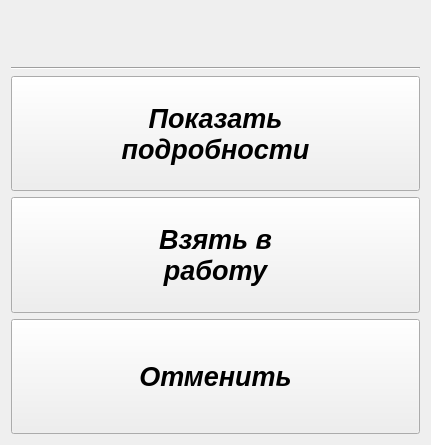
<?xml version="1.0" encoding="UTF-8"?>
<ui version="4.0">
 <class>what_to_do_dialog</class>
 <widget class="QDialog" name="what_to_do_dialog">
  <property name="geometry">
   <rect>
    <x>0</x>
    <y>0</y>
    <width>431</width>
    <height>445</height>
   </rect>
  </property>
  <property name="windowTitle">
   <string>Действия с задачей</string>
  </property>
  <property name="windowIcon">
   <iconset theme="dialog-information">
    <normaloff>.</normaloff>.</iconset>
  </property>
  <layout class="QGridLayout" name="gridLayout">
   <item row="1" column="0">
    <widget class="Line" name="line">
     <property name="orientation">
      <enum>Qt::Horizontal</enum>
     </property>
    </widget>
   </item>
   <item row="4" column="0">
    <widget class="QPushButton" name="remove_button">
     <property name="sizePolicy">
      <sizepolicy hsizetype="Minimum" vsizetype="Minimum">
       <horstretch>0</horstretch>
       <verstretch>0</verstretch>
      </sizepolicy>
     </property>
     <property name="font">
      <font>
       <pointsize>20</pointsize>
       <italic>true</italic>
       <bold>true</bold>
      </font>
     </property>
     <property name="focusPolicy">
      <enum>Qt::NoFocus</enum>
     </property>
     <property name="text">
      <string>Отменить</string>
     </property>
    </widget>
   </item>
   <item row="3" column="0">
    <widget class="QPushButton" name="get_to_work_button">
     <property name="sizePolicy">
      <sizepolicy hsizetype="Minimum" vsizetype="Minimum">
       <horstretch>0</horstretch>
       <verstretch>0</verstretch>
      </sizepolicy>
     </property>
     <property name="font">
      <font>
       <pointsize>20</pointsize>
       <italic>true</italic>
       <bold>true</bold>
      </font>
     </property>
     <property name="focusPolicy">
      <enum>Qt::NoFocus</enum>
     </property>
     <property name="styleSheet">
      <string notr="true"/>
     </property>
     <property name="text">
      <string>Взять в
работу</string>
     </property>
    </widget>
   </item>
   <item row="2" column="0">
    <widget class="QPushButton" name="task_info_button">
     <property name="sizePolicy">
      <sizepolicy hsizetype="Minimum" vsizetype="Minimum">
       <horstretch>0</horstretch>
       <verstretch>0</verstretch>
      </sizepolicy>
     </property>
     <property name="font">
      <font>
       <pointsize>20</pointsize>
       <italic>true</italic>
       <bold>true</bold>
      </font>
     </property>
     <property name="focusPolicy">
      <enum>Qt::NoFocus</enum>
     </property>
     <property name="text">
      <string>Показать
подробности</string>
     </property>
    </widget>
   </item>
   <item row="0" column="0">
    <layout class="QVBoxLayout" name="verticalLayout">
     <item alignment="Qt::AlignRight">
      <widget class="QPushButton" name="back_button">
       <property name="maximumSize">
        <size>
         <width>50</width>
         <height>50</height>
        </size>
       </property>
       <property name="layoutDirection">
        <enum>Qt::LeftToRight</enum>
       </property>
       <property name="styleSheet">
        <string notr="true">border-radius: 25%</string>
       </property>
       <property name="text">
        <string/>
       </property>
       <property name="icon">
        <iconset>
         <normaloff>../Images/back_image.png</normaloff>../Images/back_image.png</iconset>
       </property>
       <property name="iconSize">
        <size>
         <width>50</width>
         <height>50</height>
        </size>
       </property>
      </widget>
     </item>
    </layout>
   </item>
  </layout>
 </widget>
 <resources/>
 <connections/>
</ui>
